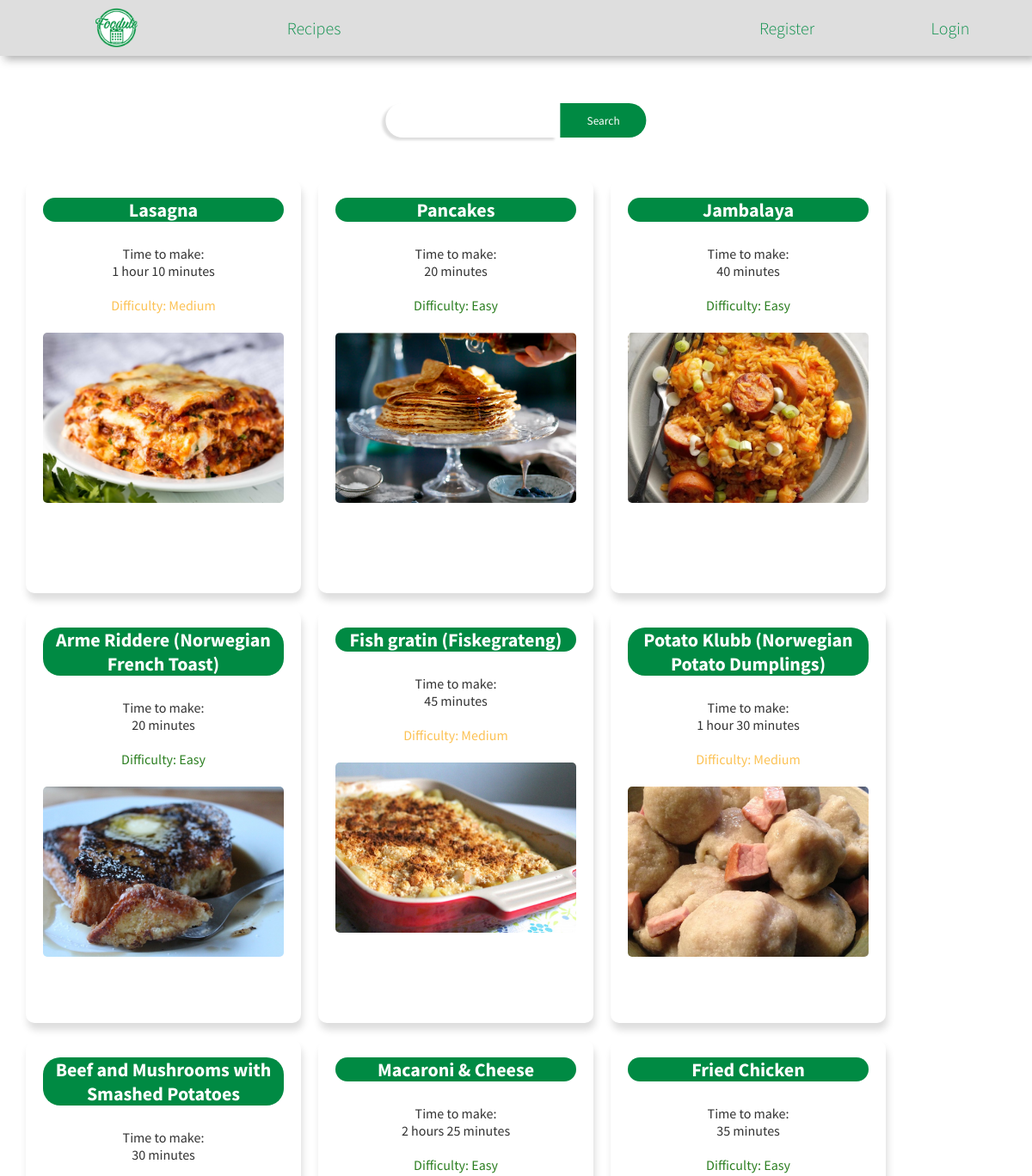
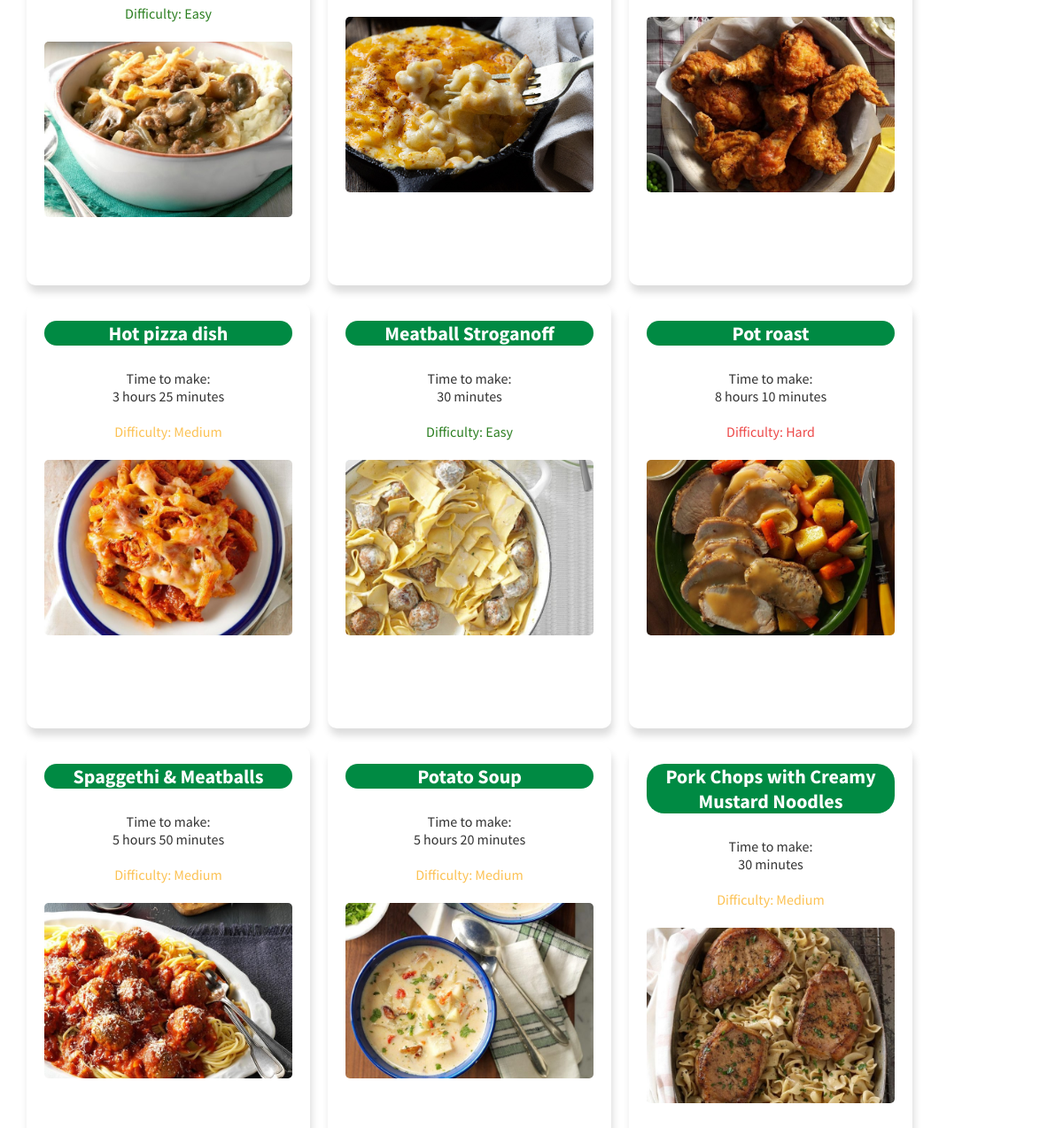
The app's page /recipes/ with its own data (2 pictures, top to bottom).
### recipes/models.py (models this page shows, shortened)
class Recipe(models.Model):
    name = models.CharField(max_length=100)
    timetomake = models.IntegerField()  # How long it takes to make the meal
    image = models.ImageField(upload_to='images/', default='default.jpg', null=True)
    ingredients = models.CharField(max_length=600, default="none") #changed max_length to 600
    recipe = models.TextField(max_length=2000, unique=True)
    one_star = models.IntegerField(default=0)    # Number of 1-star ratings
    two_star = models.IntegerField(default=0)    # Number of 2-star ratings
    three_star = models.IntegerField(default=0)  # Number of 3-star ratings
    four_star = models.IntegerField(default=0)   # Number of 4-star ratings
    five_star = models.IntegerField(default=0)   # Number of 5-star ratings
    num_ratings = models.IntegerField(default=0)
    rating = models.IntegerField(default=0) # Rating
    like = models.BooleanField(default=False)
    like_count = models.IntegerField(default=0)
    public = models.BooleanField(default=False)
    class Difficulty(models.TextChoices):
        NOT = 'N', _('Not provided')
        EASY = 'E', _('Easy')
        MEDIUM = 'M', _('Medium')
        HARD = 'H', _('Hard')
    difficulty = models.CharField(max_length=10, choices=Difficulty.choices, default=Difficulty.NOT)
    kcal = models.IntegerField(null=True)
    user = models.ForeignKey(FoodUser, on_delete=models.CASCADE, null=True) #User that created the recipe
    @staticmethod
    def parse_time(time2make):
        time2make = str(timedelta(minutes=time2make))
        time = time2make.split(':')
        minute = 'minutes'
        if time[1] == '01':
            minute = 'minute'
        time2make = f'{time[1]} {minute}'
        if time[0] != '0':
            if time[0] == '1':
                time2make = f'{time[0]} hour {time[1]} {minute}'
            else:
                time2make = f'{time[0]} hours {time[1]} {minute}'
        return time2make
    @staticmethod
    def parse_recipe(recipe):
        recipe = recipe.split('\n')
        return recipe
    @staticmethod
    def parse_difficulty(meal):
        if meal.difficulty == 'E':
            meal.difficulty = 'Easy'
        elif meal.difficulty == 'M':
            meal.difficulty = 'Medium'
        elif meal.difficulty == 'H':
            meal.difficulty = 'Hard'
        else:
            meal.difficulty = ''
        return meal.difficulty

### recipes/views.py (the view)
# urls.py: path('', views.recipes, name='recipes'),
def recipes(request):
    if request.method == 'POST':
        meals = Recipe.objects.filter(name__contains=request.POST.get('search'))
    else:
        meals = Recipe.objects.all()
    for meal in meals:
        meal.timetomake = Recipe.parse_time(meal.timetomake)
        meal.recipe = Recipe.parse_recipe(meal.recipe)
        meal.difficulty = Recipe.parse_difficulty(meal)
    context = {'recipes': meals}
    return render(request, 'recipes.html', context)

### recipes/templates/recipes.html (shortened to what this page needs)
{% extends 'base.html' %}
{% load static %}
{% block header %}
    <link rel="stylesheet" href="{% static 'css/recipes.css' %}">
{% endblock %}
{% block content %}
    <div class="div-search">
        <form action="" method="post" name="form-search" id="form-search">
            <input type="text" name="search" id="search">
            <button type="submit">Search</button>
        </form>
    </div>
    <div class="wrapper">
        {% if recipes %}
            {% for recipe in recipes %}
                    <div class="recipewrap" id={{recipe.id}}>
                        <div class="name">
                            <h2>{{recipe.name}}</h2>
                        </div>
                        <div class="rightcol">
                            <div class="timetomake">
                                Time to make: <br>
                                {{recipe.timetomake}}
                            </div>
                            <div class="{{recipe.difficulty}}">
                                {% if recipe.difficulty != '' %}
                                    <br>Difficulty: {{recipe.difficulty}}
                                {% endif %}
                            </div>
                        </div>
                        <div class="image">
                            <img src="{{ recipe.image.url }}"/>
                        </div>
                    </div>
            {% endfor %}
        {% else %}
            <h3>No recipes found!</h3>
        {% endif %}
{% endblock %}

### recipes/templates/base.html (shortened to what this page needs)
<!DOCTYPE html>
<html lang="en">
<head>
    {% load static %}
    {% block header %}
    {% endblock  %}
    <link rel="stylesheet" href="{% static 'css/base.css' %}">
</head>
<body>
    <nav class="nav-links">
        <ul>
            <li onclick=index()>
            <a href="{% url 'index' %}" >
                <img src={% static 'idea_logo.png'%} />
            </a>
            </li>
            <li onclick=recipes()>
                <a href="{% url 'recipes' %}">Recipes</a>
            </li>
            {%if not user.is_authenticated%}
                <li onclick=login() style="float: right;">
                    <a href="{% url 'login' %}" >Login</a>
                </li>
                <li onclick=register() style="float: right;">
                    <a href="{% url 'register' %}" >Register</a>
                </li>
            {% endif %}
        </ul>
    </nav>
{% block content %}
{% endblock %}
</body>
</html>

### recipes/static/css/recipes.css (style rules this page uses)
.div-search { position: relative; top: 15vh; }
.div-search form { display: inline-block; position: relative; left: 50%; transform: translateX(-50%); }
.div-search button { height: 40px; width: 100px; border-radius: 0px 20px 20px 0px; background-color: #008A43; border: none; color: white; cursor: pointer; }
.div-search input { height: 40px; width: 200px; border-radius: 20px 0px 0px 20px; border-style: none; box-shadow: -4px 3px 3px #DDD; background-color: white; color: #444; padding-right: 5%; padding-left: 5%; }
.wrapper { margin: auto; padding: 20px; display: table; padding-top: 20vh; }
.wrapper h2 { font-size: 20px; }
.recipewrap { margin-top: 5%; float: left; box-shadow: 2px 8px 9px; border-radius: 10px; color: #DDD; padding: 20px; height: 30em; margin: auto; margin: 10px; display: table; width: 20em; }
.timetomake { color: #333 }
.image img { border-radius: 5px; float: left; width: 100%; object-fit: cover; z-index: -1; width: 100%; height: 90%; }
.image { position: relative; top: 10%; height: 50%; }
.name { background-color: #008A43; border-radius: 20px; color: white; float: left; text-align: center; font-weight: bolder; width: 100%; margin-bottom: 5px; }
.name h2 { font-size: 22px; }
.rightcol { text-align: center; position: relative; top: 5%; }
.Easy { color: #2C7F21; }
.Medium { color: #FCC254; }
.Hard { color: #ED4A4A; }
body { font-style: helvetica; }

### recipes/static/css/base.css (style rules this page uses)
* { margin: 0px; padding: 0px; box-sizing: border-box; font-family: 'Source Sans Pro', sans-serif; }
.nav-links img { height: 100% }
.nav-links { float: left; font-size: 20px; font-weight: bolder; color: #444; }
nav { position:fixed; align-items: center; min-height: 8vh; background-color: #DDD; color: #2C7F21; opacity: 95%; width: 100%; padding: 0; z-index: 10; top:0; box-shadow: 5px 4px 10px #AAA; }
.nav-links ul { list-style-type: none; margin: 0; padding: 0; overflow: hidden; height: 65px; }
.nav-links li { float: left; overflow: hidden; position: relative; top: 50%; transform: translateY(-50%); height: 100%; width: 190px; cursor: pointer; }
.nav-links li:first-child { width: 150px; margin-left: 5%; margin-right: 5%; height: 150%; }
.nav-links a { display: block; font-weight: 300; color: #008A43; text-align: center; padding: 14px 16px; text-decoration: none; position: relative; top: 50%; transform: translateY(-50%); }
.nav-links li:first-child a { padding: 0; height: 51px; }

### records on screen
Recipe: name "Lasagna", timetomake "1 hour 10 minutes", difficulty "Medium", image (picture)
Recipe: name "Pancakes", timetomake "20 minutes", difficulty "Easy", image (picture)
Recipe: name "Jambalaya", timetomake "40 minutes", difficulty "Easy", image (picture)
Recipe: name "Arme Riddere (Norwegian French Toast)", timetomake "20 minutes", difficulty "Easy", image (picture)
Recipe: name "Fish gratin (Fiskegrateng)", timetomake "45 minutes", difficulty "Medium", image (picture)
Recipe: name "Potato Klubb (Norwegian Potato Dumplings)", timetomake "1 hour 30 minutes", difficulty "Medium", image (picture)
Recipe: name "Beef and Mushrooms with Smashed Potatoes", timetomake "30 minutes", difficulty "Easy", image (picture)
Recipe: name "Macaroni & Cheese", timetomake "2 hours 25 minutes", difficulty "Easy", image (picture)
Recipe: name "Fried Chicken", timetomake "35 minutes", difficulty "Easy", image (picture)
Recipe: name "Hot pizza dish", timetomake "3 hours 25 minutes", difficulty "Medium", image (picture)
Recipe: name "Meatball Stroganoff", timetomake "30 minutes", difficulty "Easy", image (picture)
Recipe: name "Pot roast", timetomake "8 hours 10 minutes", difficulty "Hard", image (picture)
Recipe: name "Spaggethi & Meatballs", timetomake "5 hours 50 minutes", difficulty "Medium", image (picture)
Recipe: name "Potato Soup", timetomake "5 hours 20 minutes", difficulty "Medium", image (picture)
Recipe: name "Pork Chops with Creamy Mustard Noodles", timetomake "30 minutes", difficulty "Medium", image (picture)
